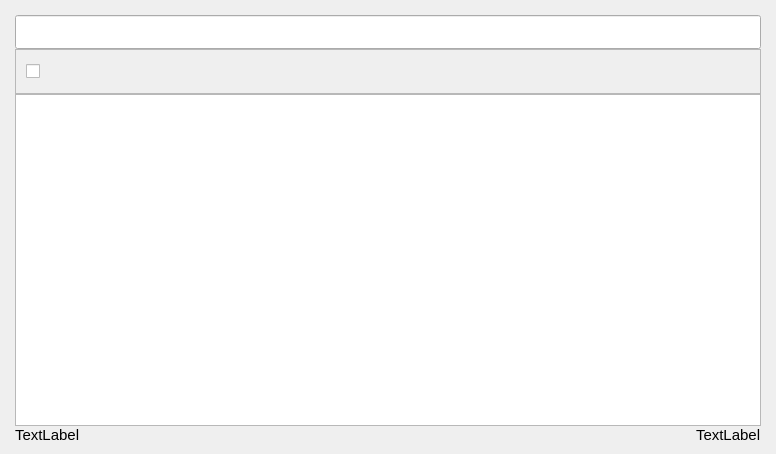
<?xml version="1.0" encoding="UTF-8"?>
<ui version="4.0">
 <class>NoteEditor</class>
 <widget class="QWidget" name="NoteEditor">
  <property name="geometry">
   <rect>
    <x>0</x>
    <y>0</y>
    <width>776</width>
    <height>454</height>
   </rect>
  </property>
  <property name="font">
   <font>
    <pointsize>6</pointsize>
   </font>
  </property>
  <property name="windowTitle">
   <string>Form</string>
  </property>
  <layout class="QVBoxLayout" name="verticalLayout_2" stretch="0,0,0,0">
   <property name="spacing">
    <number>0</number>
   </property>
   <property name="leftMargin">
    <number>15</number>
   </property>
   <property name="topMargin">
    <number>15</number>
   </property>
   <property name="rightMargin">
    <number>15</number>
   </property>
   <property name="bottomMargin">
    <number>10</number>
   </property>
   <item>
    <widget class="QLineEdit" name="titleEdit">
     <property name="font">
      <font>
       <pointsize>17</pointsize>
       <bold>true</bold>
      </font>
     </property>
    </widget>
   </item>
   <item>
    <widget class="QScrollArea" name="toolbarScrollArea">
     <property name="sizePolicy">
      <sizepolicy hsizetype="Expanding" vsizetype="Fixed">
       <horstretch>0</horstretch>
       <verstretch>0</verstretch>
      </sizepolicy>
     </property>
     <property name="minimumSize">
      <size>
       <width>0</width>
       <height>45</height>
      </size>
     </property>
     <property name="maximumSize">
      <size>
       <width>16777215</width>
       <height>45</height>
      </size>
     </property>
     <property name="focusPolicy">
      <enum>Qt::NoFocus</enum>
     </property>
     <property name="styleSheet">
      <string notr="true">QScrollArea { background: transparent;}
QScrollArea &gt; QWidget &gt; QWidget { background: transparent;}
QCheckBox::checked{background-color: rgba(100, 100, 100, 200);  border-radius: 3px;}
QCheckBox::hover{background-color: rgba(200, 200, 200, 200);  border-radius: 3px;}
</string>
     </property>
     <property name="verticalScrollBarPolicy">
      <enum>Qt::ScrollBarAlwaysOff</enum>
     </property>
     <property name="widgetResizable">
      <bool>true</bool>
     </property>
     <property name="alignment">
      <set>Qt::AlignLeading|Qt::AlignLeft|Qt::AlignTop</set>
     </property>
     <widget class="QWidget" name="scrollAreaWidgetContents">
      <property name="geometry">
       <rect>
        <x>0</x>
        <y>0</y>
        <width>600</width>
        <height>43</height>
       </rect>
      </property>
      <property name="sizePolicy">
       <sizepolicy hsizetype="Maximum" vsizetype="Preferred">
        <horstretch>0</horstretch>
        <verstretch>0</verstretch>
       </sizepolicy>
      </property>
      <property name="maximumSize">
       <size>
        <width>600</width>
        <height>16777215</height>
       </size>
      </property>
      <layout class="QHBoxLayout" name="horizontalLayout_2">
       <property name="spacing">
        <number>2</number>
       </property>
       <property name="leftMargin">
        <number>10</number>
       </property>
       <property name="topMargin">
        <number>0</number>
       </property>
       <property name="rightMargin">
        <number>0</number>
       </property>
       <property name="bottomMargin">
        <number>0</number>
       </property>
       <item>
        <widget class="QCheckBox" name="boldCheckBox">
         <property name="sizePolicy">
          <sizepolicy hsizetype="Fixed" vsizetype="Fixed">
           <horstretch>0</horstretch>
           <verstretch>0</verstretch>
          </sizepolicy>
         </property>
         <property name="maximumSize">
          <size>
           <width>30</width>
           <height>30</height>
          </size>
         </property>
         <property name="focusPolicy">
          <enum>Qt::NoFocus</enum>
         </property>
         <property name="styleSheet">
          <string notr="true">QCheckBox::indicator {image: url(:/images/bold.png); width: 30px; height: 30px;}
</string>
         </property>
         <property name="text">
          <string/>
         </property>
        </widget>
       </item>
       <item>
        <spacer name="horizontalSpacer">
         <property name="orientation">
          <enum>Qt::Horizontal</enum>
         </property>
         <property name="sizeHint" stdset="0">
          <size>
           <width>40</width>
           <height>20</height>
          </size>
         </property>
        </spacer>
       </item>
      </layout>
     </widget>
    </widget>
   </item>
   <item>
    <widget class="NoteContentEdit" name="contentEdit">
     <property name="font">
      <font>
       <pointsize>15</pointsize>
      </font>
     </property>
    </widget>
   </item>
   <item>
    <layout class="QHBoxLayout" name="horizontalLayout">
     <item alignment="Qt::AlignLeft">
      <widget class="QLabel" name="modificationTime">
       <property name="sizePolicy">
        <sizepolicy hsizetype="Minimum" vsizetype="Preferred">
         <horstretch>0</horstretch>
         <verstretch>0</verstretch>
        </sizepolicy>
       </property>
       <property name="font">
        <font>
         <pointsize>11</pointsize>
        </font>
       </property>
       <property name="text">
        <string>TextLabel</string>
       </property>
      </widget>
     </item>
     <item alignment="Qt::AlignRight">
      <widget class="QLabel" name="creationTime">
       <property name="sizePolicy">
        <sizepolicy hsizetype="Minimum" vsizetype="Preferred">
         <horstretch>0</horstretch>
         <verstretch>0</verstretch>
        </sizepolicy>
       </property>
       <property name="font">
        <font>
         <pointsize>11</pointsize>
        </font>
       </property>
       <property name="text">
        <string>TextLabel</string>
       </property>
      </widget>
     </item>
    </layout>
   </item>
  </layout>
 </widget>
 <customwidgets>
  <customwidget>
   <class>NoteContentEdit</class>
   <extends>QTextEdit</extends>
   <header location="global">NoteContentEdit.h</header>
  </customwidget>
 </customwidgets>
 <resources/>
 <connections/>
 <buttongroups>
  <buttongroup name="listCheckboxes">
   <property name="exclusive">
    <bool>false</bool>
   </property>
  </buttongroup>
 </buttongroups>
</ui>
